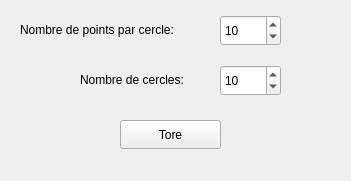
       <widget class="QWidget" name="Tore">
        <property name="geometry">
         <rect>
          <x>0</x>
          <y>0</y>
          <width>351</width>
          <height>181</height>
         </rect>
        </property>
        <attribute name="label">
         <string>Tore</string>
        </attribute>
        <widget class="QPushButton" name="toreButton">
         <property name="geometry">
          <rect>
           <x>120</x>
           <y>120</y>
           <width>101</width>
           <height>29</height>
          </rect>
         </property>
         <property name="text">
          <string>Tore</string>
         </property>
        </widget>
        <widget class="QLabel" name="label_25">
         <property name="geometry">
          <rect>
           <x>20</x>
           <y>20</y>
           <width>201</width>
           <height>20</height>
          </rect>
         </property>
         <property name="text">
          <string>Nombre de points par cercle:</string>
         </property>
        </widget>
        <widget class="QSpinBox" name="nbCercleTore">
         <property name="geometry">
          <rect>
           <x>220</x>
           <y>65</y>
           <width>61</width>
           <height>31</height>
          </rect>
         </property>
         <property name="minimum">
          <number>3</number>
         </property>
         <property name="maximum">
          <number>10000</number>
         </property>
         <property name="value">
          <number>10</number>
         </property>
        </widget>
        <widget class="QLabel" name="label_26">
         <property name="geometry">
          <rect>
           <x>80</x>
           <y>70</y>
           <width>141</width>
           <height>20</height>
          </rect>
         </property>
         <property name="text">
          <string>Nombre de cercles:</string>
         </property>
        </widget>
        <widget class="QSpinBox" name="nbPointTore">
         <property name="geometry">
          <rect>
           <x>220</x>
           <y>15</y>
           <width>61</width>
           <height>31</height>
          </rect>
         </property>
         <property name="minimum">
          <number>3</number>
         </property>
         <property name="maximum">
          <number>10000</number>
         </property>
         <property name="value">
          <number>10</number>
         </property>
        </widget>
       </widget>
